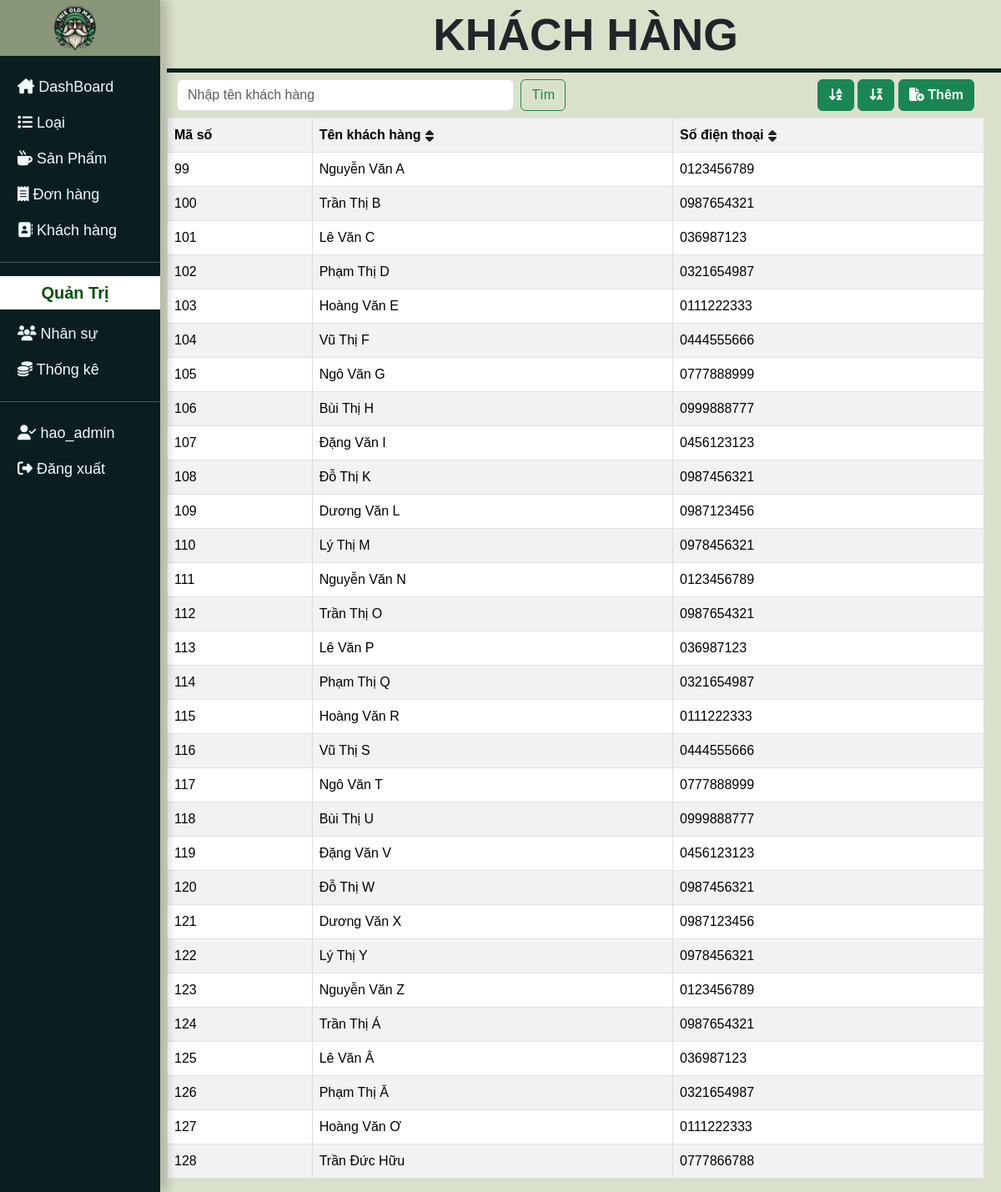
/user_page.php?khachhang (signed in), run on the app's committed database.
### tables this page shows
CREATE TABLE `accounts` (
  `account_id` int NOT NULL AUTO_INCREMENT,
  `full_name` varchar(255) NOT NULL,
  `email` varchar(255) NOT NULL,
  `password` varchar(255) NOT NULL,
  `type` varchar(10) NOT NULL,
  PRIMARY KEY (`account_id`)
);

CREATE TABLE `customers` (
  `customer_id` int NOT NULL AUTO_INCREMENT,
  `customer_name` varchar(255) NOT NULL,
  `phone_number` varchar(20) DEFAULT NULL,
  PRIMARY KEY (`customer_id`)
);

### src/views/khachhang.php (the view, shortened to what this page needs)
<?php
if (isset($ds_kh_sapxep)) {
    $ds_khachhang = array_values($ds_kh_sapxep);
} else
if (!isset($ds_kh_timkiem)) {
    $sql = "select * from customers; ";
    $ds_khachhang =  mysqli_query($conn, $sql);
    $ds_khachhang = mysqli_fetch_all($ds_khachhang);
} else {
    $ds_khachhang = $ds_kh_timkiem;
}
?>
<div class="dash_board px-2">
    <h1 class="head-name">KHÁCH HÀNG</h1>
    <div class="head-line"></div>
    <div class="container-fluid row justify-content-between">
        <form method="GET" action="user_page.php?" class="d-flex col-6 my-2" role="search">
            <input class="form-control me-2" type="search" placeholder="Nhập tên khách hàng" name='timkiem-khachhang' aria-label="Search">
            <button class="btn btn-outline-success" type="submit">Tìm</button>
        </form>
        <div class="text-end col-4">
            <a href="user_page.php?khachhang=tang_dan" class="my-2 btn btn-success fw-bolder"><i class="fa-solid fa-arrow-down-a-z"></i></a>
            <a href="user_page.php?khachhang=giam_dan" class="my-2 btn btn-success fw-bolder"><i class="fa-solid fa-arrow-down-z-a"></i></a>
            <a href="user_page.php?khachhang=them" class="my-2 btn btn-success fw-bolder"><i class="fa-solid fa-file-circle-plus"></i> Thêm</a>
        </div>
        <table id="myTable" class="table container-fluid text-center table-hover table-striped table-bordered">
            <tr>
                <th>Mã số </th>
                <th onclick="sortTable(1)">Tên khách hàng <i href="" class=" fw-bolder"><i class="p-0 btn fa-solid fa-sort"></i></i> </th>
                <th onclick="sortTable(2)">Số điện thoại <i href="" class=" fw-bolder"><i class="p-0 btn fa-solid fa-sort"></i></th>
            </tr>
            <?php foreach ($ds_khachhang as $kh) :
                $kh = array_values($kh);
            ?>
                <tr>
                    <td><?= $kh[0] ?></td>
                    <td><?= $kh[1] ?></td>
                    <td><?= $kh[2] ?></td>
                </tr>
            <?php endforeach; ?>
        </table>
    </div>
</div>
</div>

### src/views/header.php (shortened to what this page needs)
<!DOCTYPE html>
<html lang="en">
<head>
    <link href="https://cdn.jsdelivr.net/npm/bootstrap@5.3.3/dist/css/bootstrap.min.css" rel="stylesheet" />
    <link rel="stylesheet" href="https://cdnjs.cloudflare.com/ajax/libs/font-awesome/6.5.1/css/all.min.css" />
    <link rel="stylesheet" href="css/style.css" />
</head>
<body class="row">
    <div class="nav-side col-2 p-0 sticky-top">
        <div class="logo p-1 justify-content-center text-center">
            <a href="user_page.php?dashboard"> <img width="30%" src="/img/logo.jfif" alt="Logo"></a>
        </div>
        <div class="navs pt-3">
            <div class="container-fluid">
                <a class="text-truncate" href="/user_page.php?dashboard"><i class="fa-solid fa-house-chimney"></i> DashBoard</a>
            </div>
            <div class="container-fluid">
                <a class="text-truncate" href="/user_page.php?loai"><i class="fa-solid fa-list"></i> Loại</a>
            </div>
            <div class="container-fluid">
                <a class="text-truncate" href="/user_page.php?sanpham"><i class="fa-solid fa-mug-hot"></i> Sản Phẩm</a>
            </div>
            <div class="container-fluid">
                <a class="text-truncate" href="/user_page.php?donhang"><i class="fa-solid fa-receipt"></i> Đơn hàng</a>
            </div>
            <div class="container-fluid">
                <a class="text-truncate" href="/user_page.php?khachhang"><i class="fa-solid fa-address-book"></i> Khách hàng</a>
            </div>
        </div>
        <?php
        if (isset($_SESSION['admin_id'])) :
        ?>
            <hr>
            <div class="container-fluid admin-head">
                <h5 class="text-center py-2 fw-bold">Quản Trị</h5>
            </div>
            <div class="navs text-center p-0">
                <div class="container-fluid">
                    <a class="text-truncate" href="/user_page.php?nhansu"><i class="fa-solid fa-users"></i> Nhân sự</a>
                </div>
                <div class="container-fluid">
                    <a class="text-truncate" href="/user_page.php?thongke"><i class="fa-solid fa-coins"></i> Thống kê</a>
                </div>
            </div>
        <?php endif; ?>
        <div class="navs text-center p-0">
            <hr class="mt-3">
            <div class="container-fluid">
                <a class="text-truncate"><i class="fa-solid fa-user-check"></i> <?= $user_name ?? '' ?></a>
            </div>
            <div class="    container-fluid logout-btn">
                <a class="text-truncate" href="/logout.php"><i class="fa-solid fa-right-from-bracket"></i> Đăng xuất</a>
            </div>
        </div>
    </div>
    <div class="main col-10 p-0">

### css/style.css (style rules this page uses)
html, body { height: 100%; margin: 0; padding: 0; background-color: #d9e1cb; }
a { text-decoration: none; }
.nav-side { color: aliceblue; background-color: #0a1e1f; box-shadow: 10px 0px 10px 0px rgba(45, 33, 33, 0.2); min-height: 100%; }
.logo { background-color: #899678; }
.navs a { display: block; text-align: left; color: aliceblue; transition: background-color 0.3s ease-in-out; padding: 8px 0px 8px 33px; font-size: large; }
.navs div { padding: 0px; }
.admin-head { color: rgb(2, 80, 2); background: #fff; }
.head-line { display: block-inline; background-color: #0a1e1f; height: 5px; content: none; width: 100%; margin-top: 0px; }
.head-name { padding-top: 10px; text-align: center; font-size: 53.5px; font-weight: bolder; }
table { width: 100%; border-collapse: collapse; }
tr:nth-child(even) { background-color: #f2f2f2; }
th { background-color: #4caf50; color: white; }
td, th { border: 1px solid #ddd; padding: 8px; text-align: left; }
* { font-family: "Poppins", sans-serif; margin: 0; padding: 0; box-sizing: border-box; outline: none; border: none; text-decoration: none; }

### data on the page
accounts: full_name "hao_admin"
customers: customer_id "99", customer_name "Nguyễn Văn A", phone_number "0123456789"
customers: customer_id "100", customer_name "Trần Thị B", phone_number "0987654321"
customers: customer_id "101", customer_name "Lê Văn C", phone_number "036987123"
customers: customer_id "102", customer_name "Phạm Thị D", phone_number "0321654987"
customers: customer_id "103", customer_name "Hoàng Văn E", phone_number "0111222333"
customers: customer_id "104", customer_name "Vũ Thị F", phone_number "0444555666"
customers: customer_id "105", customer_name "Ngô Văn G", phone_number "0777888999"
customers: customer_id "106", customer_name "Bùi Thị H", phone_number "0999888777"
customers: customer_id "107", customer_name "Đặng Văn I", phone_number "0456123123"
customers: customer_id "108", customer_name "Đỗ Thị K", phone_number "0987456321"
customers: customer_id "109", customer_name "Dương Văn L", phone_number "0987123456"
customers: customer_id "110", customer_name "Lý Thị M", phone_number "0978456321"
customers: customer_id "111", customer_name "Nguyễn Văn N", phone_number "0123456789"
customers: customer_id "112", customer_name "Trần Thị O", phone_number "0987654321"
customers: customer_id "113", customer_name "Lê Văn P", phone_number "036987123"
customers: customer_id "114", customer_name "Phạm Thị Q", phone_number "0321654987"
customers: customer_id "115", customer_name "Hoàng Văn R", phone_number "0111222333"
customers: customer_id "116", customer_name "Vũ Thị S", phone_number "0444555666"
customers: customer_id "117", customer_name "Ngô Văn T", phone_number "0777888999"
customers: customer_id "118", customer_name "Bùi Thị U", phone_number "0999888777"
customers: customer_id "119", customer_name "Đặng Văn V", phone_number "0456123123"
customers: customer_id "120", customer_name "Đỗ Thị W", phone_number "0987456321"
customers: customer_id "121", customer_name "Dương Văn X", phone_number "0987123456"
customers: customer_id "122", customer_name "Lý Thị Y", phone_number "0978456321"
customers: customer_id "123", customer_name "Nguyễn Văn Z", phone_number "0123456789"
customers: customer_id "124", customer_name "Trần Thị Á", phone_number "0987654321"
customers: customer_id "125", customer_name "Lê Văn Â", phone_number "036987123"
customers: customer_id "126", customer_name "Phạm Thị Ă", phone_number "0321654987"
customers: customer_id "127", customer_name "Hoàng Văn Ơ", phone_number "0111222333"
customers: customer_id "128", customer_name "Trần Đức Hữu", phone_number "0777866788"
